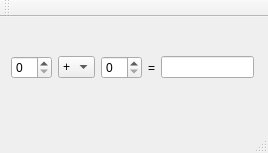
<?xml version="1.0" encoding="UTF-8"?>
<ui version="4.0">
 <class>MainWindow</class>
 <widget class="QMainWindow" name="MainWindow">
  <property name="geometry">
   <rect>
    <x>0</x>
    <y>0</y>
    <width>268</width>
    <height>153</height>
   </rect>
  </property>
  <property name="windowTitle">
   <string>MainWindow</string>
  </property>
  <widget class="QWidget" name="centralWidget">
   <widget class="QWidget" name="gridLayoutWidget">
    <property name="geometry">
     <rect>
      <x>0</x>
      <y>0</y>
      <width>265</width>
      <height>101</height>
     </rect>
    </property>
    <layout class="QGridLayout" name="gridLayout">
     <item row="0" column="4">
      <widget class="QLineEdit" name="result">
       <property name="readOnly">
        <bool>true</bool>
       </property>
      </widget>
     </item>
     <item row="0" column="2">
      <widget class="QSpinBox" name="arg2"/>
     </item>
     <item row="0" column="1">
      <widget class="QComboBox" name="operation">
       <item>
        <property name="text">
         <string>+</string>
        </property>
       </item>
       <item>
        <property name="text">
         <string>-</string>
        </property>
       </item>
       <item>
        <property name="text">
         <string>*</string>
        </property>
       </item>
       <item>
        <property name="text">
         <string>/</string>
        </property>
       </item>
      </widget>
     </item>
     <item row="0" column="0">
      <widget class="QSpinBox" name="arg1"/>
     </item>
     <item row="0" column="3">
      <widget class="QLabel" name="label">
       <property name="text">
        <string>=</string>
       </property>
      </widget>
     </item>
    </layout>
   </widget>
  </widget>
  <widget class="QMenuBar" name="menuBar">
   <property name="geometry">
    <rect>
     <x>0</x>
     <y>0</y>
     <width>268</width>
     <height>21</height>
    </rect>
   </property>
  </widget>
  <widget class="QToolBar" name="mainToolBar">
   <attribute name="toolBarArea">
    <enum>TopToolBarArea</enum>
   </attribute>
   <attribute name="toolBarBreak">
    <bool>false</bool>
   </attribute>
  </widget>
  <widget class="QStatusBar" name="statusBar"/>
 </widget>
 <layoutdefault spacing="6" margin="11"/>
 <resources/>
 <connections/>
</ui>
